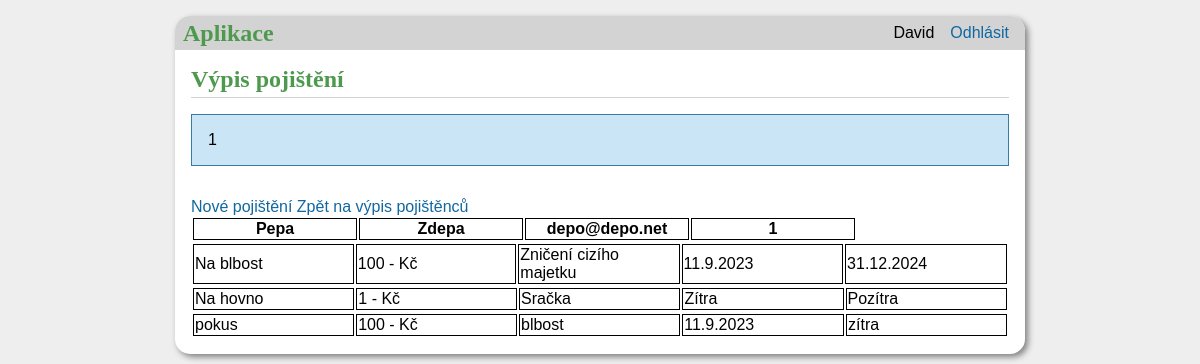
Page /insurance/1 (signed in) on the committed database.
### tables this page shows
CREATE TABLE administration (
id INTEGER PRIMARY KEY AUTOINCREMENT,
name TEXT NOT NULL,
surname TEXT NOT NULL,
password TEXT NOT NULL,
email TEXT UNIQUE NOT NULL
);

CREATE TABLE users (
id INTEGER PRIMARY KEY AUTOINCREMENT,
email TEXT UNIQUE NOT NULL,
name TEXT NOT NULL,
surname TEXT NOT NULL,
tel INTEGER NOT NULL,
street_descriptive TEXT NOT NULL,
city TEXT NOT NULL,
zip_code INTEGER NOT NULL
);

CREATE TABLE insurance (
id INTEGER PRIMARY KEY AUTOINCREMENT,
user_id INTEGER NOT NULL,
insurance INTEGER NOT NULL,
amound INTEGER NOT NULL,
subject TEXT NOT NULL,
valid_from TEXT NOT NULL,
valid_until TEXT NOT NULL,
FOREIGN KEY (user_id) REFERENCES users (id)
);

### aplikace/insurance.py (the view)
@bp.route('/insurance/<user_id>', methods=('GET', 'POST'))
def list_insurance(user_id):
    db = get_db()
    user = db.execute(
        'SELECT name, surname, email, id FROM users WHERE id = ?', (user_id,)
    ).fetchone()
    posts = db.execute(
        'SELECT * FROM insurance AS i '
        'JOIN users AS u ON u.id = i.user_id '
        'WHERE u.id = ?', (user_id,)
    ).fetchall()
    flash(user_id)
    return render_template('insurance_list.html', posts=posts, user_name=user)

### aplikace/auth.py (called while the page is built)
@bp.before_app_request
def load_logged_in_user():
    user_id = session.get('email')
    if user_id is None:
        g.user = None
    else:
        g.user = get_db().execute(
            'SELECT * FROM administration WHERE email = ?', (user_id,)
        ).fetchone()

### aplikace/db.py (called while the page is built)
def get_db():
    if 'db' not in g:
        g.db = sqlite3.connect(
            current_app.config['DATABASE'],
            detect_types=sqlite3.PARSE_DECLTYPES
        )
        g.db.row_factory = sqlite3.Row
    return g.db

### aplikace/templates/insurance_list.html (shortened to what this page needs)
{% extends 'base.html' %}
{% block header %}
    <h1> {% block title %}Výpis pojištění {% endblock title %}</h1>
{% endblock header %}
{% block content %}
{% if g.user['name'] == 'David' %}
        {% set user_id = user_name['id'] %}
        <a href="{{url_for('insurance.create_insurance',user_id=user_id)}}">Nové pojištění</a>
        <a href="{{ url_for('extract.list') }}">Zpět na výpis pojištěnců</a>
{% endif %}
        <table class="tabulka">
            <thead>
                <tr class="radky">
                    <th>{{ user_name['name'] }}</th>
                    <th>{{ user_name['surname'] }}</th>
                    <th>{{ user_name['email'] }}</th>
                    <th>{{ user_name['id'] }}</th>
                </tr>
            </thead>
            {% for post in posts %}
            <table  class="tabulka">
                <tr class="radky">
                    <td>{{ post['insurance'] }}</td>
                    <td>{{ post['amound'] }} - Kč</td>
                    <td>{{ post['subject'] }}</td>
                    <td>{{ post['valid_from'] }}</td>
                    <td>{{ post['valid_until'] }}</td>
                </tr>
            </table>
        </table>
        {% endfor %}
{% endblock content %}

### aplikace/templates/base.html (shortened to what this page needs)
<!doctype html>
<link rel="stylesheet" href="{{ url_for('static', filename='style.css')}}">
<nav>
    <h1>Aplikace</h1>
    <ul>
        {% if g.user %}
            <li><span>{{ g.user['name'] }}</span>
            <li><a href="{{ url_for('auth.logout') }}">Odhlásit</a>
        {% else %}
            <li><a href="{{ url_for('auth.login') }}">Odhlášen</a>
                <p>{{ g.user['name'] }}</p>
        {% endif %}
    </ul>
</nav>
<section class="content">
    <header>
        {% block header %}{% endblock header %}
    </header>
    {% for message in get_flashed_messages() %}
        <div class="flash">{{ message }}</div>
    {% endfor %}
    {% block content %}{% endblock content %}
</section>

### aplikace/static/style.css (style rules this page uses)
h1 { font-family: serif; color: #4e994e; margin: 1rem 0; }
a { color: #1067a1; text-decoration: none; }
nav { background: lightgray; display: flex; align-items: center; padding: 0 0.5rem; border-radius: 15px 15px 0 0; }
nav h1 { flex: auto; margin: 0; }
nav ul { display: flex; list-style: none; margin: 0; padding: 0; }
nav ul li a, nav ul li span, header .action { display: block; padding: 0.5rem; }
.content { padding: 0 1rem 1rem; }
.content > header { border-bottom: 1px solid lightgray; display: flex; align-items: flex-end; }
.content > header h1 { flex: auto; margin: 1rem 0 0.25rem 0; }
.flash { margin: 1em 0; padding: 1em; background: #cae6f6; border: 1px solid #377ba8; }
.content:last-child { margin-bottom: 0; }
table td, th { border: solid 1px; width: 10em; border-collapse: collapse; }

### rows in the picture
administration: user.name "David"
users: name "Pepa", surname "Zdepa", email "depo@depo.net", id "1"
insurance: insurance "Na blbost", amound "100", subject "Zničení cizího majetku", valid_from "11.9.2023", valid_until "31.12.2024"
insurance: insurance "Na hovno", amound "1", subject "Sračka", valid_from "Zítra", valid_until "Pozítra"
insurance: insurance "pokus", amound "100", subject "blbost", valid_from "11.9.2023", valid_until "zítra"

### other values in the picture
{{ message }} "1"
